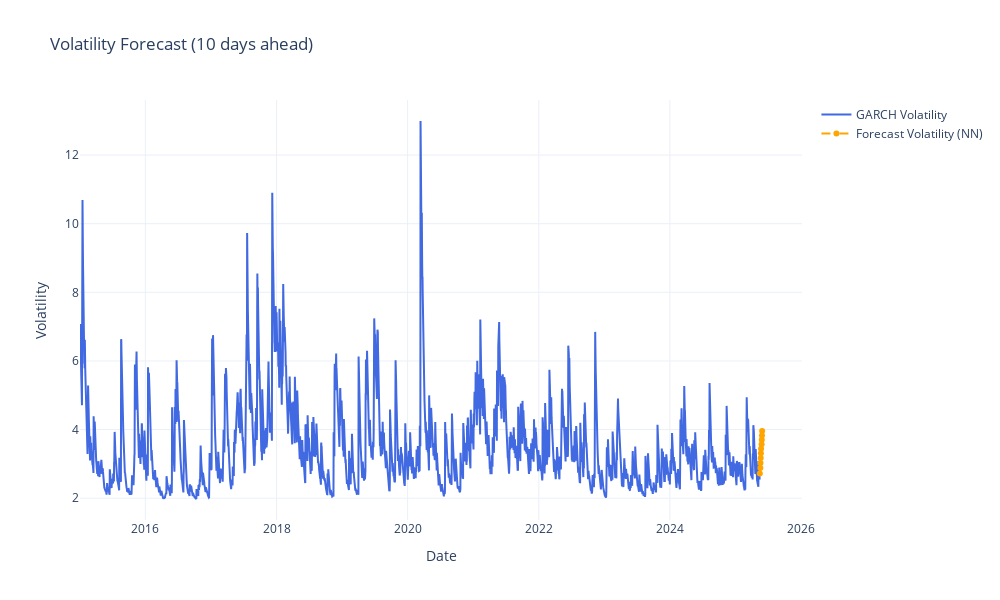

The notebook cell saved with this chart:
### Code cell
# 1. Descargar datos del Activo
data = yf.download('BTC-USD', start='2015-01-01')
returns = 100 * data['Close'].pct_change().dropna()

# 2. Calcular volatilidad con GARCH(1,1)
garch_model = arch_model(returns, vol='Garch', p=1, q=1)
garch_result = garch_model.fit(disp='off')
garch_vol = garch_result.conditional_volatility

# 3. Preparar datos para NN
look_back = 10
X, y = [], []
for i in range(look_back, len(garch_vol)):
    X.append(garch_vol[i - look_back:i])
    y.append(garch_vol[i])
X, y = np.array(X), np.array(y)

# Escalado
scaler_X = MinMaxScaler()
scaler_y = MinMaxScaler()
X_scaled = scaler_X.fit_transform(X)
y_scaled = scaler_y.fit_transform(y.reshape(-1, 1))
X_scaled = X_scaled.reshape((X_scaled.shape[0], X_scaled.shape[1], 1))

# 4. Definir y entrenar la red LSTM
model = Sequential()
model.add(LSTM(50, input_shape=(look_back, 1)))
model.add(Dense(1))
model.compile(optimizer='adam', loss='mse')
model.fit(X_scaled, y_scaled, epochs=20, batch_size=32, verbose=0)

# 5. Predicción a 10 días hacia el futuro
last_sequence = garch_vol[-look_back:].values
forecast = []

for _ in range(10):
    input_seq = scaler_X.transform(last_sequence.reshape(1, -1)).reshape((1, look_back, 1))
    pred_scaled = model.predict(input_seq, verbose=0)
    pred = scaler_y.inverse_transform(pred_scaled)[0, 0]
    forecast.append(pred)

    # Desplazamos la ventana con el nuevo valor predicho
    last_sequence = np.append(last_sequence[1:], pred)

# Fechas futuras
last_date = garch_vol.index[-1]
forecast_dates = pd.date_range(start=last_date + pd.Timedelta(days=1), periods=10, freq='B')
forecast_series = pd.Series(forecast, index=forecast_dates)

# 6. Plot usando Plotly
fig = go.Figure()
fig.add_trace(go.Scatter(
    x=garch_vol.index,
    y=garch_vol,
    mode='lines',
    name='GARCH Volatility',
    line=dict(color='royalblue')
))
fig.add_trace(go.Scatter(
    x=forecast_series.index,
    y=forecast_series,
    mode='lines+markers',
    name='Forecast Volatility (NN)',
    line=dict(color='orange', dash='dash')
))

fig.update_layout(
    title='Volatility Forecast (10 days ahead)',
    xaxis_title='Date',
    yaxis_title='Volatility',
    template='plotly_white',
    height=600,
    width=1000
)

fig.show()

### Figure 1 — Plotly figure (JSON) as saved in the notebook; plotly's stock layout.template omitted (floating-point values rounded to 4 significant figures; data arrays with more than 128 entries replaced by an {"elided": "..."} marker saying what was removed)
{"data": [{"line": {"color": "royalblue"}, "mode": "lines", "name": "GARCH Volatility", "type": "scatter", "x": {"elided": "3787 str values"}, "y": {"elided": "3787 float values"}}, {"line": {"color": "orange", "dash": "dash"}, "mode": "lines+markers", "name": "Forecast Volatility (NN)", "type": "scatter", "x": ["2025-05-16T00:00:00.000000000", "2025-05-19T00:00:00.000000000", "2025-05-20T00:00:00.000000000", "2025-05-21T00:00:00.000000000", "2025-05-22T00:00:00.000000000", "2025-05-23T00:00:00.000000000", "2025-05-26T00:00:00.000000000", "2025-05-27T00:00:00.000000000", "2025-05-28T00:00:00.000000000", "2025-05-29T00:00:00.000000000"], "y": [2.722, 2.88, 3.029, 3.17, 3.307, 3.441, 3.573, 3.703, 3.83, 3.955]}], "layout": {"height": 600, "title": {"text": "Volatility Forecast (10 days ahead)"}, "width": 1000, "xaxis": {"title": {"text": "Date"}}, "yaxis": {"title": {"text": "Volatility"}}}}
